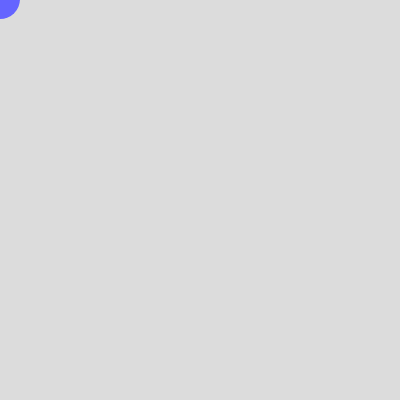
Frame 1 (no input)
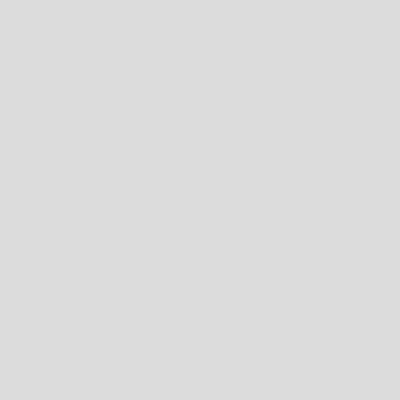
Frame 60 (no input)
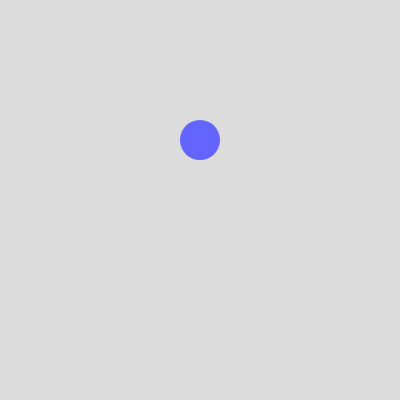
Frame 120 (the mouse pressed at the canvas centre since frame 60)

The p5.js sketch that drew these frames (run headless with seeded random() and noise() and a simulated clock; from frame 60 on, the mouse is pressed at the canvas centre):

// p5.js sketch
// ── sketch.js
let bubbles = [];
let LIFESPAN = 3000; // Lifespan in milliseconds (3 seconds)

function setup() {
  createCanvas(400, 400);
  // Add an initial bubble for demonstration
  bubbles.push(new Bubble(mouseX, mouseY));
}

function draw() {
  background(220);

  // Loop backwards when splicing to avoid skipping elements
  for (let i = bubbles.length - 1; i >= 0; i--) {
    let bubble = bubbles[i];
    bubble.update();
    bubble.display();

    // Check if the bubble's lifespan is over
    if (bubble.isDead()) {
      bubbles.splice(i, 1); // Remove 1 element at index i
    }
  }
}

// Function to add new bubbles on mouse press
function mousePressed() {
  bubbles.push(new Bubble(mouseX, mouseY));
}

// Bubble Class Definition
class Bubble {
  constructor(x, y) {
    this.x = x;
    this.y = y;
    this.r = 20;
    this.birthTime = millis(); // Record the creation time
  }

  update() {
    this.y -= 1; // Example animation: move up
  }

  display() {
    fill(100, 100, 255);
    noStroke();
    ellipse(this.x, this.y, this.r * 2);
  }

  isDead() {
    // Check if current time minus birth time exceeds the lifespan
    return millis() - this.birthTime > LIFESPAN;
  }
}
